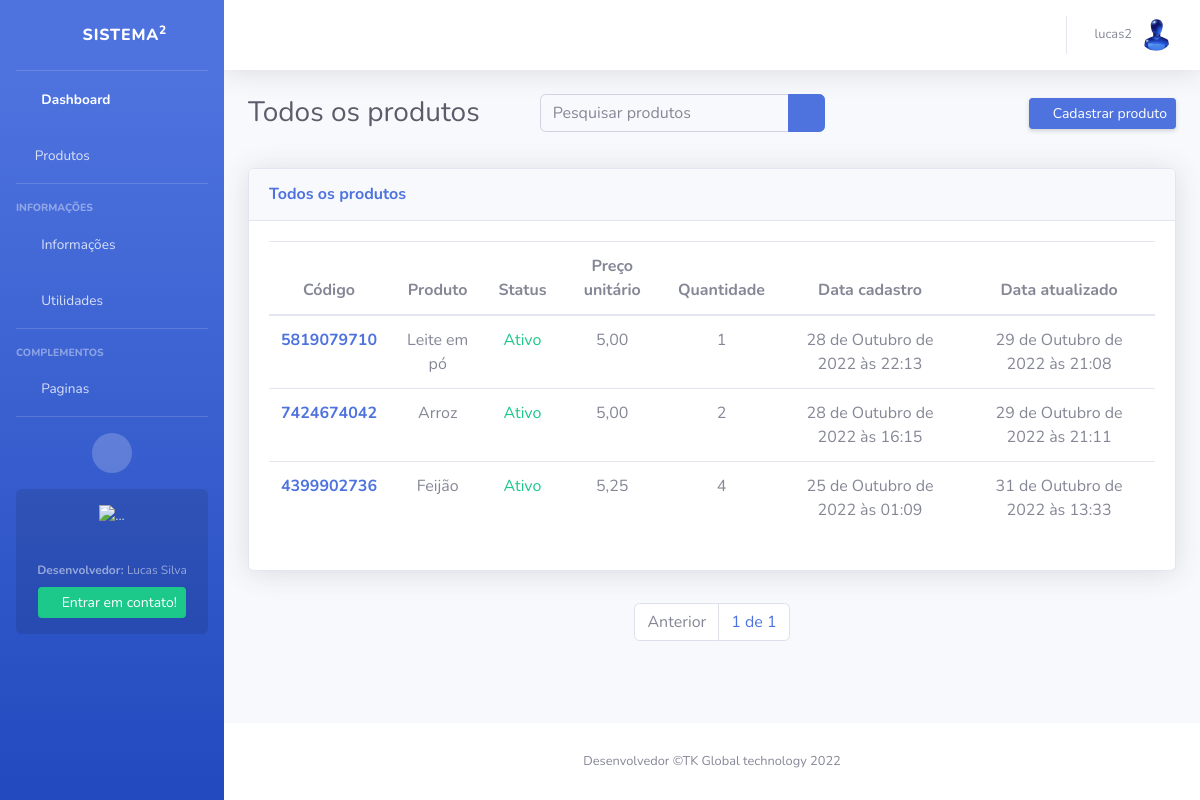
Screenshot of /produtos/todos/ (signed in) with the database file from the repository.
### apps/users/models/user_model.py (models this page shows, shortened)
class ProfileUser(models.Model):
    user = models.OneToOneField(User, on_delete=models.CASCADE)
    idade = models.IntegerField(null=True, blank=True, default=0, db_column='idade')
    cidade = models.CharField(max_length=20, null=True, blank=True, db_column='cidade')
    contato = models.CharField(max_length=11, null=True, blank=True, db_column='contato')
    endereco = models.CharField(max_length=20, null=True, blank=True, db_column='endereco')
    numero_casa = models.IntegerField(null=True, blank=True, db_column='numero_casa')
    data_nascimento = models.DateField(null=True, blank=True, db_column='data_nascimento')
    imagem_perfil = models.ImageField(default='usuario.png', upload_to=upload_to, null=True, blank=True, db_column='imagem_perfil')
    data_cadastro = models.DateTimeField(auto_now_add=True, db_column='data_cadastro')
    data_update = models.DateTimeField(auto_now=True, db_column='data_update')
    class Meta:
        db_table = 'profile_user'
        verbose_name = 'Perfil'
        verbose_name_plural = 'Perfis'

### apps/products/models/products.py (models this page shows, shortened)
class Products(models.Model):
    code = models.IntegerField(default=gerar_id, editable=False)
    created_by = models.ForeignKey(User, on_delete=models.CASCADE)
    name = models.CharField(max_length=50)
    value = models.DecimalField(max_digits=9, decimal_places=2)
    quantity = models.IntegerField(default=1, null=True, blank=True)
    amunt_sell = models.DecimalField(max_digits=9, decimal_places=2, null=True, blank=True)
    status = models.BooleanField(default=True)
    image = models.ImageField(upload_to=upload_to, default='image.jpg', null=True, blank=True)
    date_create = models.DateTimeField(auto_now_add=True)
    date_update = models.DateTimeField(auto_now=True)
    """Aqui servirá para mostrar apenas produtos do usuario"""
    class Meta:
        db_table = 'products'
        verbose_name = 'Produto'
        verbose_name_plural = 'Produtos'
        ordering = ('-date_create',)

### apps/products/views/products.py (the view, shortened to what this page needs)
# urls.py: path('todos/', AllProductsView.as_view(), name='all-products'),
class AllProductsView(LoginRequiredMixin, ListView):
    template_name = 'all-products.html'
    edirect_field_name = 'login'
    model = Products
    def get_queryset(self):
        return Products.objects.all()
    def get(self, request, *args, **kwargs):
        self.object_list = self.get_queryset()
        allow_empty = self.get_allow_empty()
        producs = Products.objects.all().order_by('-date_create')
        queryset = request.GET.get('q')
        print(queryset)
        paginator = Paginator(producs, 10)
        page = self.request.GET.get('page')
        posts = paginator.get_page(page)
        context = dict()
        context['producs'] = posts
        return self.render_to_response(context)

### apps/products/templates/all-products.html (shortened to what this page needs)
{% extends 'base.html' %}
{% load static %}
{% block body %}
<div class="container-fluid">
    <div class="d-sm-flex align-items-center justify-content-between mb-4">
        <h1 class="h3 mb-0 text-gray-800">Todos os produtos</h1>
        <form class="d-none d-sm-inline-block form-inline mr-auto ml-md-5 my-2 my-md-0 mw-100 navbar-search col-md-4" method="GET">
            <div class="input-group">
                <input name="q" value="{{ request.GET.q }}" type="search" class="form-control bg-light border-1 small" placeholder="Pesquisar produtos"
                    aria-label="Search" aria-describedby="basic-addon2">
                <div class="input-group-append">
                    <button class="btn btn-primary" type="submit">
                        <i class="fas fa-search fa-sm"></i>
                    </button>
                </div>
            </div>
        </form>
        <a href="{% url 'create-product' %}" class="d-none d-sm-inline-block btn btn-sm btn-primary shadow-sm"><i
                class="fas fa-plus-square text-white-50"></i> Cadastrar produto</a>
    </div>
        <section class="py-2">
              <div class="row">
                <div class="col-xl-12 col-lg-12">
                    <div class="card shadow mb-4">
                        <div
                            class="card-header py-3 d-flex flex-row align-items-center justify-content-between">
                            <h6 class="m-0 font-weight-bold text-primary">Todos os produtos</h6>
                            <div class="dropdown no-arrow">
                                <a class="dropdown-toggle" href="#" role="button" id="dropdownMenuLink"
                                    data-toggle="dropdown" aria-haspopup="true" aria-expanded="false">
                                    <i class="fas fa-ellipsis-v fa-sm fa-fw text-gray-400"></i>
                                </a>
                            </div>
                        </div>
                        <div class="card-body">
                            <div class="table-responsive-sm">
                                <table class="table table-hover">
                                    <thead>
                                      <tr  class="text-center">
                                        <th scope="col">Código</th>
                                        <th scope="col">Produto</th>
                                        <th scope="col">Status</th>
                                        <th scope="col">Preço unitário</th>
                                        <th scope="col">Quantidade</th>
                                        <th scope="col">Data cadastro</th>
                                        <th scope="col">Data atualizado</th>
                                      </tr>
                                    </thead>
                                    <tbody>
                                        {% for product in producs %}
                                        <tr class="text-center">
                                            <th scope="row"><a href="{% url 'product-edit' product.pk  %}">{{product.code}}</a></th>
                                            <td>{{product.name}}</td>
                                            <td>
                                                {% if product.status == True  %}
                                                    <span class="text-success">Ativo</span>
                                                {% else %}
                                                <span class="text-danger">Desativado</span>
                                                {% endif %}
                                            </td>
                                            <td>{{product.value}}</td>
                                            <td>{{product.quantity}}</td>
                                            <td>{{product.date_create}}</td>
                                            <td>{{product.date_update}}</td>
                                        </tr>
                                        {% endfor %}
                                    </table>
                            </div>
                        </div>
                    </div>
                </div>
            </div>
    </section>
    <nav aria-label="Navegação de página exemplo">
        <ul class="pagination justify-content-center" style="justify-content: center; display: flex;">
            {% if producs.has_previous != 0 %}
                <li class="page-item">
                    <a class="page-link" href="?page={{ producs.previous_page_number }}">Anterior</a>
                </li>
            {% else %}
                <li class="page-item disabled">
                    <a class="page-link">Anterior</a>
                </li>
            {% endif %}
                <li class="page-item">
                    <a class="page-link" href="#">{{ producs.number }} de {{ producs.paginator.num_pages }}</a>
                </li>
        </ul>
    </nav>
</div>
{% endblock body %}

### templates/navbar.html (shortened to what this page needs)
<nav class="navbar navbar-expand navbar-light bg-white topbar mb-4 static-top shadow">
    <ul class="navbar-nav ml-auto">
        <li class="nav-item dropdown no-arrow">
            <a class="nav-link dropdown-toggle" href="#" id="userDropdown" role="button"data-toggle="dropdown" aria-haspopup="true" aria-expanded="false">
                <span class="mr-2 d-none d-lg-inline text-gray-600 small">
                {% if request.user.is_authenticated %}{{ request.user.username }}</span>
                    <img class="img-profile rounded-circle" src="{{ request.user.profileuser.imagem_perfil.url }}">
                {% else %}
                    Usuário deslogado
                {% endif %}
            </a>
        </li>
    </ul>
</nav>

### rows the page displays
Products: code "5819079710", name "Leite em pó", status "Ativo", value "5,00", quantity "1", date_create "28 de Outubro de 2022 às 22:13", date_update "29 de Outubro de 2022 às 21:08"
Products: code "7424674042", name "Arroz", status "Ativo", value "5,00", quantity "2", date_create "28 de Outubro de 2022 às 16:15", date_update "29 de Outubro de 2022 às 21:11"
Products: code "4399902736", name "Feijão", status "Ativo", value "5,25", quantity "4", date_create "25 de Outubro de 2022 às 01:09", date_update "31 de Outubro de 2022 às 13:33"

### other values shown
{{ request.user.username }} "lucas2"
{{ producs.number }} "1"
{{ producs.paginator.num_pages }} "1"
